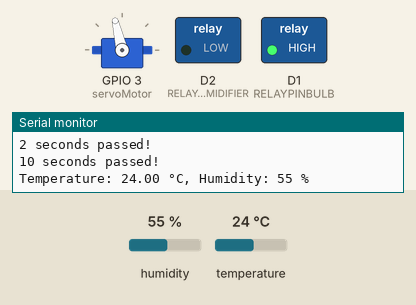
Simulated run of this program. Board: ESP8266 (NodeMCU). On the bench: servo, switched loads named in the program (green lamp = pin HIGH), the last lines printed to the serial monitor. The inputs (shaded band) are chosen by the test bench; at power-on: humidity 55 %, temperature 24 °C. WiFi joins after 1.5 s; servers stay silent unless stated.

Above: at 3.0 s.
3.1 s: humidity set to 22 %
At 4.1 s:
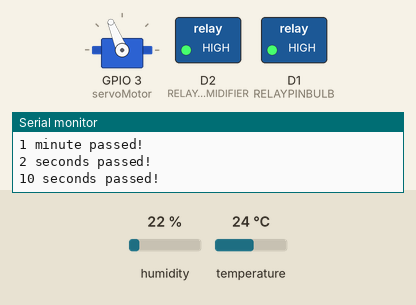
6.6 s: temperature set to 37.1 °C
12.6 s: temperature set to 38.2 °C
At 15.3 s:
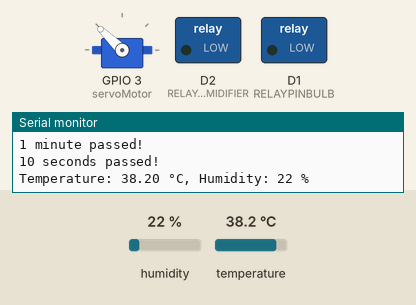
15.6 s: humidity set to 68 %
At 16.38 s:
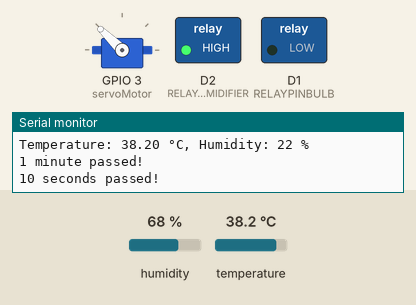
Timing chart, 0 to 55.8 s (numbered marks = the images above; inputs shaded):
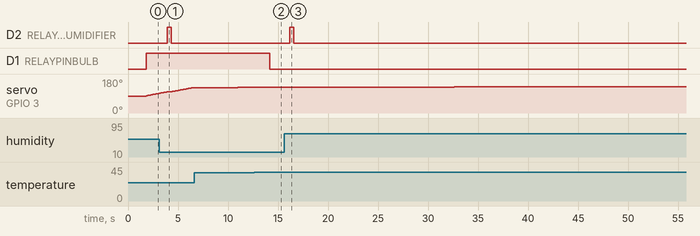

The program:

main.cpp
```cpp
#define BLYNK_TEMPLATE_ID "your_BLYNK_TEMPLATE_ID"
#define BLYNK_TEMPLATE_NAME "your_BLYNK_TEMPLATE_NAME"
#define BLYNK_AUTH_TOKEN "your_BLYNK_AUTH_TOKEN"
#define BLYNK_PRINT Serial

#define DHTPIN D4                   // Pin where the DHT22 is connected
#define DHTTYPE DHT22               // DHT 22 sensor type

#define RELAYPINBULB D1             // Relay pin control 1
#define RELAYPINHUMIDIFIER D2       // Relay pin control 2

#define OPTIMALTEMPERATURE 37.5     // Optimal temperature
#define OPTIMALHUMIDITY 56         // If it is 56, I think no need for humidifier, it will be fine even if you add water

#define SYSTEMTEST false            // Tests the system to check if data is being sent, etc.

#define INTERVALDURATIONTEMP 10     // Check temperature every 10 seconds
#define INTERVALDURATIONSERVO 10800 // 180 minutes, which means the servo will rotate every 3 hours (3*60*60)
#define SERVOSPEED 2

#include <Arduino.h>
#include <Adafruit_Sensor.h>
#include <DHT.h>
#include <ESP8266WiFi.h>
#include <BlynkSimpleEsp8266.h>
#include <ESP8266WebServer.h>
#include <DNSServer.h>
#include <Servo.h>

void LoopControlTempHumidity();
void ControlRelay(uint8_t relay, uint8_t val);
void ControlServo(int servoR, int angleR);
void ControlTempHumidity();
void ReadSensor();
void BlynkSend();
void SystemTest();

char auth[] = BLYNK_AUTH_TOKEN;  // Enter your Blynk auth token here // if it doesn't work, replace auth[] = “YOUR_BLYNK_AUTH_TOKEN”
char ssid[] = "your_ssid";   // Enter your WiFi SSID here
char pass[] = "your_password";   // Enter your WiFi password here

DHT dht(DHTPIN, DHTTYPE);
Servo servoMotor; // Servo object created

double temperature = 37.5;
int humidity = 56;
int timeEgg = 179;
int count = 0;
unsigned long currentMillisTEMP = 0;
unsigned long currentMillisSERVO = 0;
unsigned long currentMillisServoSpeed = 0;
unsigned long currentMillisTimeEgg = 0;

bool humidtyStatus = false;
bool turnServo = false;
int servoRotation = 1;
int angleRotation = 45;

void setup() {
  Serial.begin(9600);

  pinMode(RELAYPINBULB, OUTPUT);
  pinMode(RELAYPINHUMIDIFIER, OUTPUT);

  servoMotor.attach(D9); // Servo motor connected to D9 pin
  servoMotor.write(90);

  Blynk.begin(auth, ssid, pass);
  dht.begin();

  turnServo = true;

}

void loop() {
  Blynk.run();

  // if (isnan(temperature) || isnan(humidity)) {
  //   Serial.println("Failed to read from DHT sensor!");
  //   //return;
  // }

if(turnServo) ControlServo(servoRotation, angleRotation);

if (millis() - currentMillisSERVO >= INTERVALDURATIONSERVO) { // If 180 minutes have passed
      Serial.println("180 minutes passed!");
      currentMillisSERVO = millis(); // Reset time

      turnServo = true;
      timeEgg = 179;
  }

if (millis() - currentMillisTEMP >= INTERVALDURATIONTEMP) { // If 10 seconds have passed
      Serial.println("10 seconds passed!");
      currentMillisTEMP = millis(); // Reset time

      LoopControlTempHumidity();
      BlynkSend();
  }

if (millis() - currentMillisTimeEgg >= 60) { // If 1 minute has passed
      Serial.println("1 minute passed!");
      currentMillisTimeEgg = millis(); // Reset time
      timeEgg--;
      if (timeEgg < 0) timeEgg = 0;
  }

if (SYSTEMTEST) SystemTest();
}


void LoopControlTempHumidity(){
   ReadSensor(); // Get data from the sensor

   ControlTempHumidity(); // Turn on/off the necessary relay

   Serial.print("Temperature: ");
   Serial.print(temperature);
   Serial.print(" °C, Humidity: ");
   Serial.print(humidity);
   Serial.println(" %");
   //Serial.println("sent");
}


void ControlServo(int servoR, int angleR){

  if (millis() - currentMillisServoSpeed >= SERVOSPEED) { // If 2 seconds have passed
      Serial.println("2 seconds passed!");
      currentMillisServoSpeed = millis(); // Reset time

      servoMotor.write(servoMotor.read() + servoR);    // Rotate motor by 1 degree

    if (servoMotor.read() <= 90 - angleR || servoMotor.read() >= 90 + angleR) {
      servoR = servoR * -1;
      turnServo = false;
    }

  }

}
void ControlTempHumidity(){

  ControlTemp();
  ControlHumidity();

}

void ControlTemp(){

  if(temperature >= OPTIMALTEMPERATURE + 0.1 && digitalRead(RELAYPINBULB) == HIGH){ // If temperature is high, turn off the bulb
    ControlRelay(RELAYPINBULB, LOW);
  }
  else if(temperature <= OPTIMALTEMPERATURE - 0.1 && digitalRead(RELAYPINBULB) == LOW){ // If temperature is low, turn on the bulb
    ControlRelay(RELAYPINBULB, HIGH);
  }

}

void ControlHumidity(){

  if(humidtyStatus && humidity >= OPTIMALHUMIDITY + 2){ // If humidity is high, turn off the humidifier
    ControlRelay(RELAYPINHUMIDIFIER, HIGH); // It should be tested whether it is ON when high
    delay(400);
    ControlRelay(RELAYPINHUMIDIFIER, LOW);
    humidtyStatus = false;

  }
  else if(!humidtyStatus && humidity <= OPTIMALHUMIDITY - 2){ // If humidity is low, turn on the humidifier
    ControlRelay(RELAYPINHUMIDIFIER, HIGH);
    delay(400);
    ControlRelay(RELAYPINHUMIDIFIER, LOW);
    humidtyStatus = true;

  }

}
void ControlRelay(uint8_t relay, uint8_t val){

  digitalWrite(relay, val); // Turn on the relay


}
void danger(){ // For example, in case of a temperature drop, what should be done if the bulb hasn't been turned on, etc.


}
void ReadSensor(){
   temperature = dht.readTemperature();
   humidity = dht.readHumidity();
}

void BlynkSend(){
  Blynk.virtualWrite(V0, timeEgg / 60);  // Send hour value to Blynk App
  Blynk.virtualWrite(V1, timeEgg % 60);     // Send minute value to Blynk App
  Blynk.virtualWrite(V5, humidity);     // Send humidity value to Blynk App
  Blynk.virtualWrite(V6, temperature);  // Send temperature value to Blynk App

}

void SystemTest(){
  temperature++;
  humidity++;
   timeEgg -= 15;
}
```

Measured:
- the behaviour switches between 37.6 and 37.7 °C on temperature (found by bisection; images 1 and 2)
- after the input at 3.1 s, D2 (RELAYPINHUMIDIFIER): LOW → HIGH after 0.80 s, → LOW 0.40 s later
- after the input at 12.6 s, D1 (RELAYPINBULB): HIGH → LOW after 1.6 s
- after the input at 15.6 s, D2 (RELAYPINHUMIDIFIER): LOW → HIGH after 0.59 s, → LOW 0.40 s later
